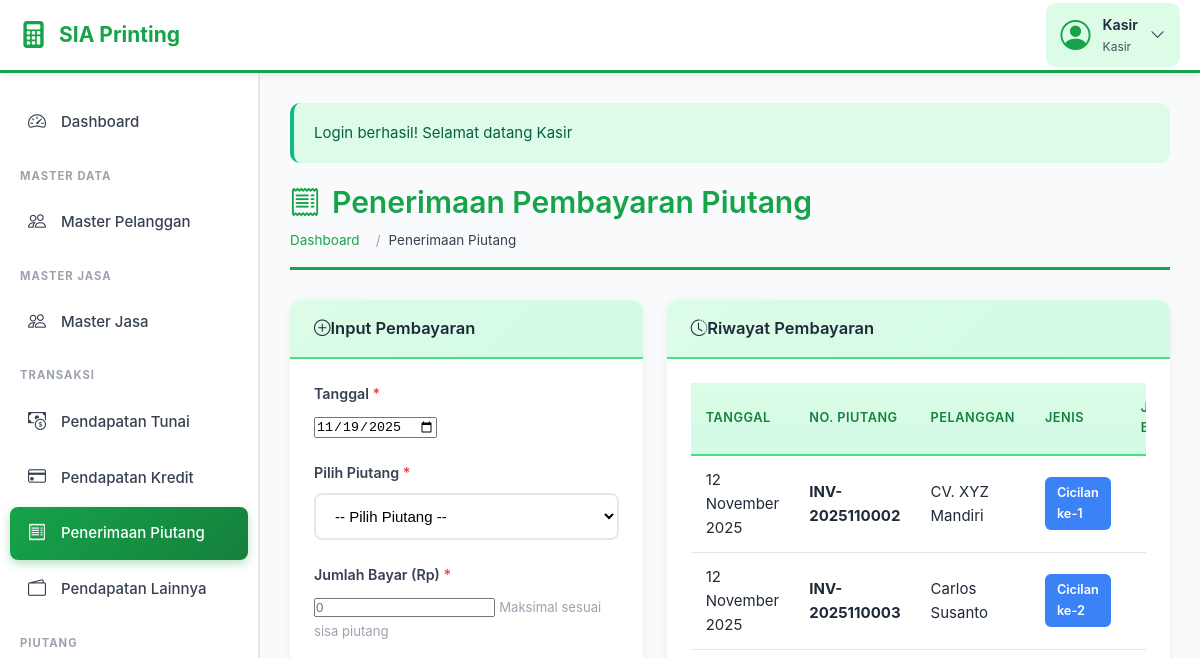
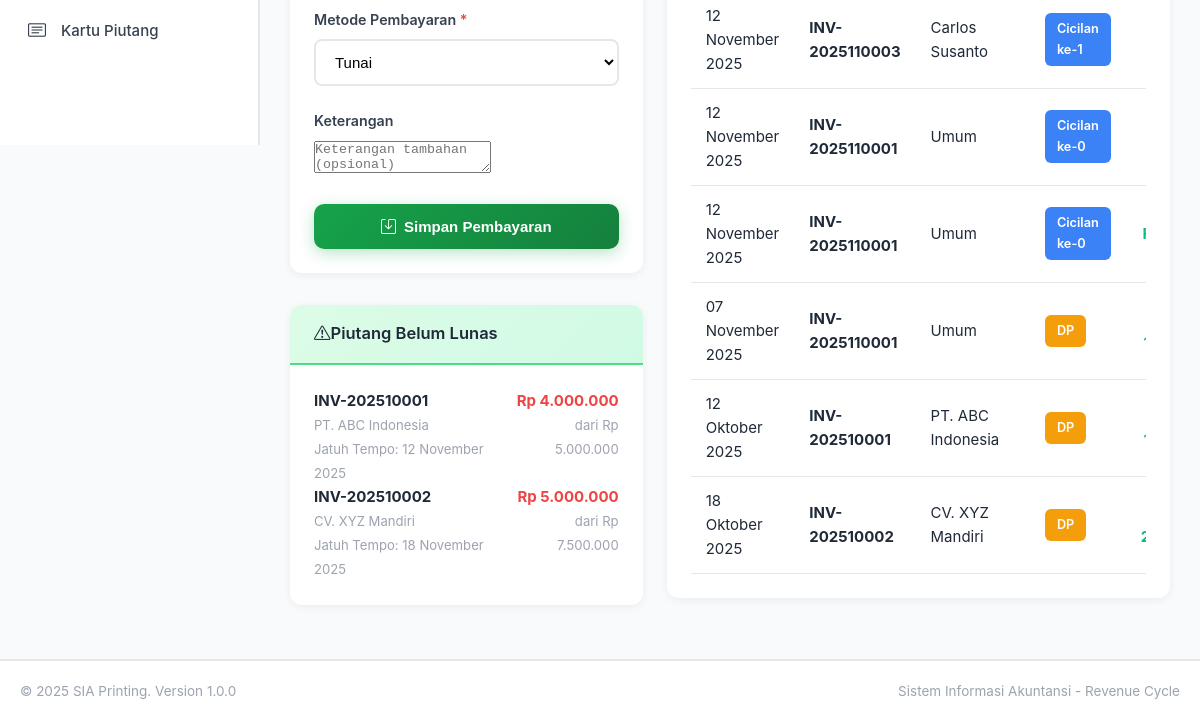
The app's page /penerimaan-piutang.php (signed in), older data (2 pictures, top to bottom).
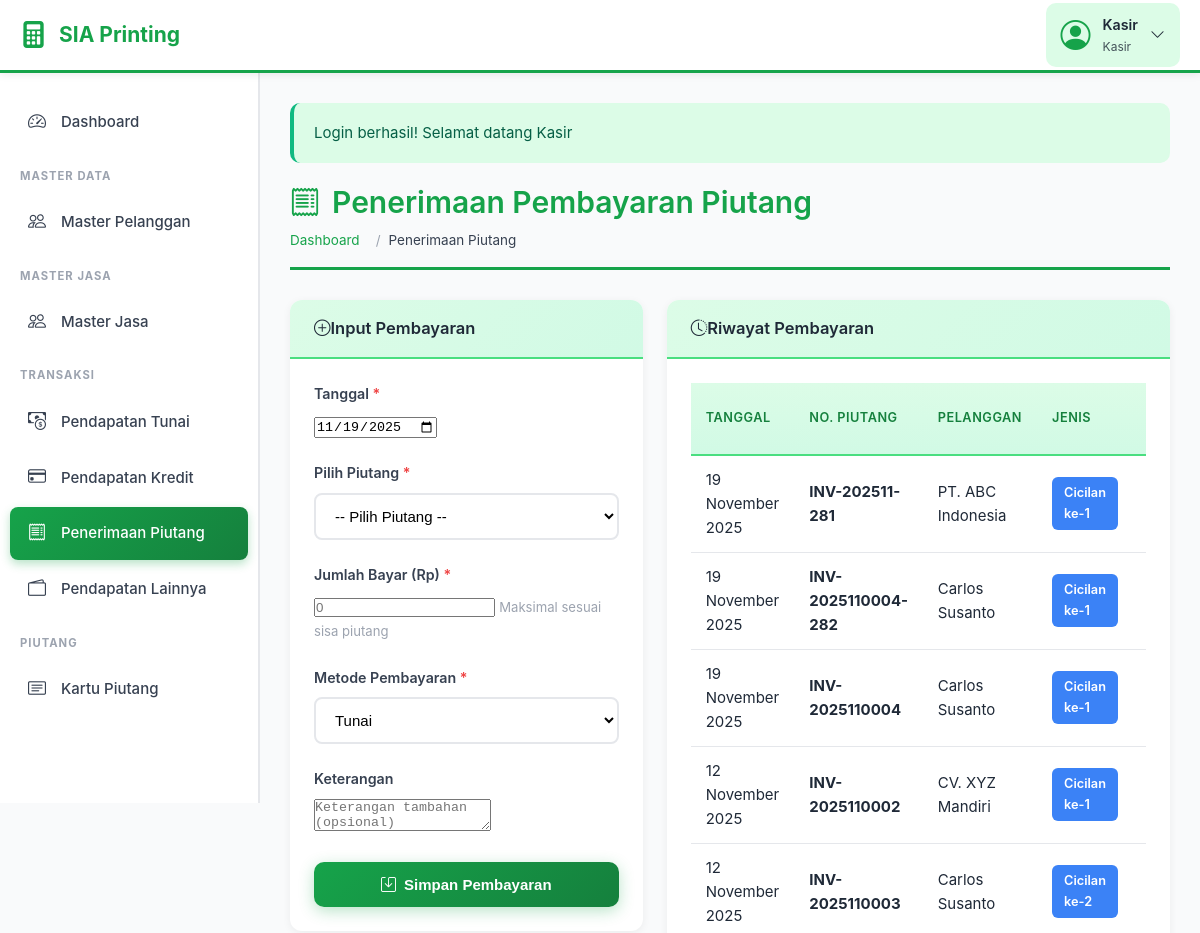
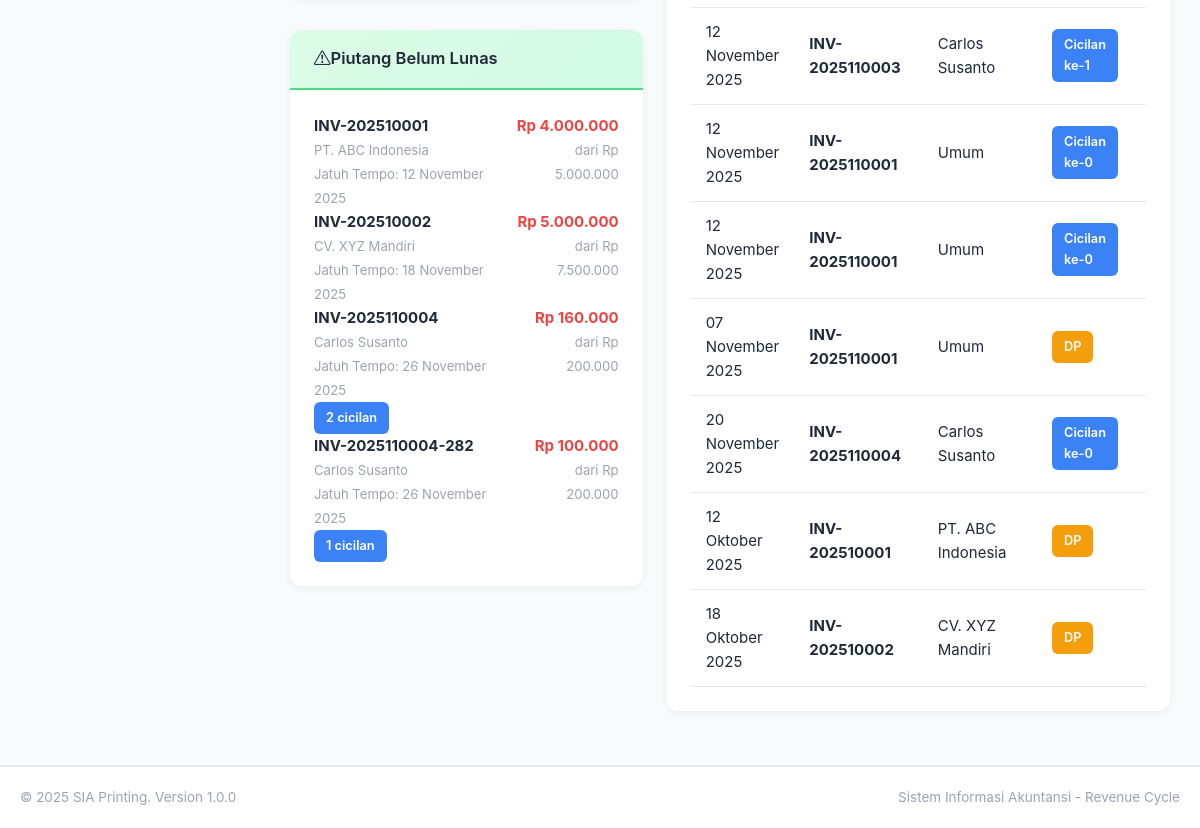
The same page, newer data (2 pictures, top to bottom).
### tables this page shows
CREATE TABLE `piutang` (
  `id_piutang` int(11) NOT NULL,
  `no_piutang` varchar(50) NOT NULL,
  `tanggal` date NOT NULL,
  `id_pelanggan` int(11) NOT NULL,
  `jenis_jasa` varchar(100) NOT NULL,
  `kategori` varchar(50) NOT NULL,
  `total` decimal(15,2) NOT NULL,
  `dibayar` decimal(15,2) DEFAULT 0.00,
  `sisa` decimal(15,2) NOT NULL,
  `jatuh_tempo` date NOT NULL,
  `syarat_kredit` varchar(100) DEFAULT 'Net 30',
  `status` enum('Belum Lunas','Lunas') DEFAULT 'Belum Lunas',
  `created_by` int(11) DEFAULT NULL,
  `created_at` timestamp NOT NULL DEFAULT current_timestamp()
);

CREATE TABLE `master_pelanggan` (
  `id_pelanggan` int(11) NOT NULL,
  `nama_pelanggan` varchar(100) NOT NULL,
  `alamat` text DEFAULT NULL,
  `telepon` varchar(20) DEFAULT NULL,
  `email` varchar(100) DEFAULT NULL,
  `created_at` timestamp NOT NULL DEFAULT current_timestamp()
);

CREATE TABLE `pembayaran_piutang` (
  `id_pembayaran` int(11) NOT NULL,
  `tanggal` date NOT NULL,
  `id_piutang` int(11) NOT NULL,
  `jumlah_bayar` decimal(15,2) NOT NULL,
  `is_dp` tinyint(1) DEFAULT 0,
  `cicilan_ke` int(11) DEFAULT 0,
  `metode_pembayaran` varchar(50) NOT NULL,
  `keterangan` text DEFAULT NULL,
  `created_by` int(11) DEFAULT NULL,
  `created_at` timestamp NOT NULL DEFAULT current_timestamp()
);

### config.php (called while the page is built, shortened)
<?php
function format_rupiah($angka) {
    return 'Rp ' . number_format($angka, 0, ',', '.');
}
function format_tanggal($tanggal) {
    $bulan = array(
        1 => 'Januari', 'Februari', 'Maret', 'April', 'Mei', 'Juni',
        'Juli', 'Agustus', 'September', 'Oktober', 'November', 'Desember'
    );
    $pecah = explode('-', $tanggal);
    return $pecah[2] . ' ' . $bulan[(int)$pecah[1]] . ' ' . $pecah[0];
}
?>

### penerimaan-piutang.php (the view, shortened to what the changed rows need)
<?php
require_once 'config.php';
$piutang_list = $conn->query("SELECT p.*, mp.nama_pelanggan,
                               (SELECT COUNT(*) FROM pembayaran_piutang WHERE id_piutang = p.id_piutang AND is_dp = 0) as jumlah_cicilan
                               FROM piutang p
                               LEFT JOIN master_pelanggan mp ON p.id_pelanggan = mp.id_pelanggan
                               WHERE p.status = 'Belum Lunas'
                               ORDER BY p.tanggal ASC");
$recent = $conn->query("SELECT pp.*, p.no_piutang, mp.nama_pelanggan,
                        CASE WHEN pp.is_dp = 1 THEN 'DP' ELSE CONCAT('Cicilan ke-', pp.cicilan_ke) END as jenis_bayar
                        FROM pembayaran_piutang pp
                        JOIN piutang p ON pp.id_piutang = p.id_piutang
                        LEFT JOIN master_pelanggan mp ON p.id_pelanggan = mp.id_pelanggan
                        ORDER BY pp.created_at DESC LIMIT 15");
include 'includes/header.php';
?>
<div class="page-title">
    <h1><i class="bi bi-receipt me-2"></i>Penerimaan Pembayaran Piutang</h1>
</div>
<div class="row">
    <div class="col-lg-5">
                            <?php
                            $piutang_list->data_seek(0);
                            ?>
        <div class="card mt-4">
            <div class="card-body">
                <?php
                $piutang_list->data_seek(0);
                if ($piutang_list->num_rows > 0):
                ?>
                    <div class="list-group">
                        <?php while ($p = $piutang_list->fetch_assoc()): ?>
                            <div class="list-group-item">
                                <div class="d-flex justify-content-between align-items-start">
                                    <div>
                                        <strong><?php echo $p['no_piutang']; ?></strong><br>
                                        <small class="text-muted"><?php echo $p['nama_pelanggan']; ?></small><br>
                                        <small class="text-muted">
                                            Jatuh Tempo: <?php echo format_tanggal($p['jatuh_tempo']); ?>
                                            <?php if ($p['jumlah_cicilan'] > 0): ?>
                                                <br><span class="badge bg-info"><?php echo $p['jumlah_cicilan']; ?> cicilan</span>
                                            <?php endif; ?>
                                        </small>
                                    </div>
                                    <div class="text-end">
                                        <div class="fw-bold text-danger">
                                            <?php echo format_rupiah($p['sisa']); ?>
                                        </div>
                                        <small class="text-muted">
                                            dari <?php echo format_rupiah($p['total']); ?>
                                        </small>
                                    </div>
                                </div>
                            </div>
                        <?php endwhile; ?>
                    </div>
                <?php endif; ?>
            </div>
        </div>
    </div>
    <div class="col-lg-7">
        <div class="card">
            <div class="card-body">
                <div class="table-responsive">
                    <table class="table table-hover">
                        <thead>
                            <tr>
                                <th>Tanggal</th>
                                <th>No. Piutang</th>
                                <th>Pelanggan</th>
                                <th>Jenis</th>
                                <th class="text-end">Jumlah Bayar</th>
                            </tr>
                        </thead>
                        <tbody>
                            <?php if ($recent->num_rows > 0): ?>
                                <?php while ($row = $recent->fetch_assoc()): ?>
                                    <tr>
                                        <td><?php echo format_tanggal($row['tanggal']); ?></td>
                                        <td><strong><?php echo $row['no_piutang']; ?></strong></td>
                                        <td><?php echo $row['nama_pelanggan']; ?></td>
                                        <td>
                                            <span class="badge <?php echo ($row['is_dp'] == 1) ? 'bg-warning' : 'bg-info'; ?>">
                                                <?php echo $row['jenis_bayar']; ?>
                                            </span>
                                        </td>
                                        <td class="text-end fw-bold text-success">
                                        </td>
                                    </tr>
                                <?php endwhile; ?>
                            <?php endif; ?>
                        </tbody>
                    </table>
                </div>
            </div>
        </div>
    </div>
</div>
<?php include 'includes/footer.php'; ?>

Row changes from the older to the newer data that the page shows:
added piutang: no_piutang "INV-2025110004", id_pelanggan.nama_pelanggan "Carlos Susanto", jatuh_tempo "26 November 2025", jumlah_cicilan "2", sisa "Rp 160.000", total "Rp 200.000"
added piutang: no_piutang "INV-2025110004-282", id_pelanggan.nama_pelanggan "Carlos Susanto", jatuh_tempo "26 November 2025", jumlah_cicilan "1", sisa "Rp 100.000", total "Rp 200.000"
added pembayaran_piutang: tanggal "19 November 2025", id_piutang.no_piutang "INV-202511-281", master_pelanggan.nama_pelanggan "PT. ABC Indonesia", jenis_bayar "Cicilan ke-1"
added pembayaran_piutang: tanggal "19 November 2025", id_piutang.no_piutang "INV-2025110004-282", master_pelanggan.nama_pelanggan "Carlos Susanto", jenis_bayar "Cicilan ke-1"
added pembayaran_piutang: tanggal "19 November 2025", id_piutang.no_piutang "INV-2025110004", master_pelanggan.nama_pelanggan "Carlos Susanto", jenis_bayar "Cicilan ke-1"
now on this page (row edited): pembayaran_piutang: tanggal "20 November 2025", id_piutang.no_piutang "INV-2025110004", master_pelanggan.nama_pelanggan "Carlos Susanto", jenis_bayar "Cicilan ke-0"
